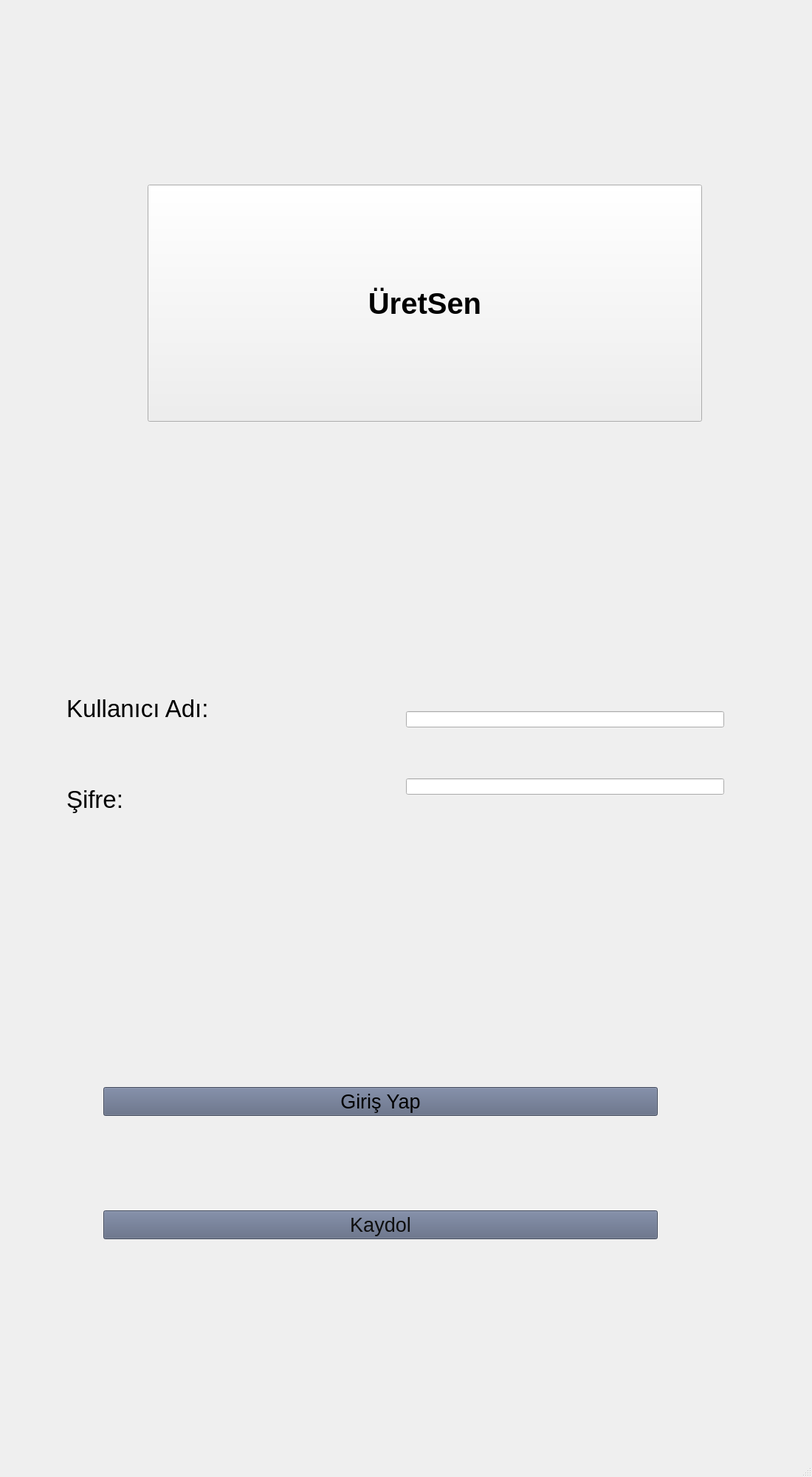
<?xml version="1.0" encoding="UTF-8"?>
<ui version="4.0">
 <class>GirisEkrani</class>
 <widget class="QMainWindow" name="GirisEkrani">
  <property name="geometry">
   <rect>
    <x>0</x>
    <y>0</y>
    <width>1100</width>
    <height>2000</height>
   </rect>
  </property>
  <property name="windowTitle">
   <string>Giriş Ekranı</string>
  </property>
  <widget class="QWidget" name="centralwidget">
   <widget class="QWidget" name="layoutWidget">
    <property name="geometry">
     <rect>
      <x>90</x>
      <y>900</y>
      <width>461</width>
      <height>241</height>
     </rect>
    </property>
    <layout class="QVBoxLayout" name="verticalLayout">
     <item>
      <widget class="QLabel" name="label">
       <property name="font">
        <font>
         <family>MS Shell Dlg 2</family>
         <pointsize>25</pointsize>
         <weight>9</weight>
         <italic>false</italic>
         <bold>false</bold>
         <underline>false</underline>
         <strikeout>false</strikeout>
        </font>
       </property>
       <property name="styleSheet">
        <string notr="true">font: 75 25pt &quot;MS Shell Dlg 2&quot;;</string>
       </property>
       <property name="text">
        <string>Kullanıcı Adı:</string>
       </property>
      </widget>
     </item>
     <item>
      <widget class="QLabel" name="label_2">
       <property name="font">
        <font>
         <family>MS Shell Dlg 2</family>
         <pointsize>25</pointsize>
         <weight>9</weight>
         <italic>false</italic>
         <bold>false</bold>
        </font>
       </property>
       <property name="styleSheet">
        <string notr="true">font: 75 25pt &quot;MS Shell Dlg 2&quot;;</string>
       </property>
       <property name="text">
        <string>Şifre:</string>
       </property>
      </widget>
     </item>
    </layout>
   </widget>
   <widget class="QPushButton" name="pushButton_3">
    <property name="geometry">
     <rect>
      <x>200</x>
      <y>250</y>
      <width>751</width>
      <height>321</height>
     </rect>
    </property>
    <property name="font">
     <font>
      <pointsize>30</pointsize>
      <weight>75</weight>
      <italic>false</italic>
      <bold>true</bold>
     </font>
    </property>
    <property name="text">
     <string>ÜretSen</string>
    </property>
    <property name="icon">
     <iconset>
      <normalon>../Project/gizem_son_dene/Yeni klasör/üretSen.jpeg</normalon>
     </iconset>
    </property>
    <property name="iconSize">
     <size>
      <width>300</width>
      <height>300</height>
     </size>
    </property>
   </widget>
   <widget class="QWidget" name="layoutWidget_2">
    <property name="geometry">
     <rect>
      <x>140</x>
      <y>1350</y>
      <width>751</width>
      <height>451</height>
     </rect>
    </property>
    <layout class="QVBoxLayout" name="verticalLayout_3">
     <item>
      <widget class="QPushButton" name="pushButton">
       <property name="font">
        <font>
         <family>MS Shell Dlg 2</family>
         <pointsize>20</pointsize>
         <weight>9</weight>
         <italic>false</italic>
         <bold>false</bold>
         <underline>false</underline>
         <strikeout>false</strikeout>
         <kerning>true</kerning>
        </font>
       </property>
       <property name="styleSheet">
        <string notr="true">background-color: rgb(90, 101, 127);
font: 75 20pt &quot;MS Shell Dlg 2&quot;;
</string>
       </property>
       <property name="text">
        <string>Giriş Yap</string>
       </property>
      </widget>
     </item>
     <item>
      <widget class="QPushButton" name="pushButton_2">
       <property name="font">
        <font>
         <family>MS Shell Dlg 2</family>
         <pointsize>20</pointsize>
         <weight>9</weight>
         <italic>false</italic>
         <bold>false</bold>
        </font>
       </property>
       <property name="styleSheet">
        <string notr="true">color: rgb(15, 15, 15);
font: 75 20pt &quot;MS Shell Dlg 2&quot;;
background-color: rgb(90, 101, 127);</string>
       </property>
       <property name="text">
        <string>Kaydol</string>
       </property>
      </widget>
     </item>
    </layout>
   </widget>
   <widget class="QWidget" name="layoutWidget_3">
    <property name="geometry">
     <rect>
      <x>550</x>
      <y>900</y>
      <width>431</width>
      <height>241</height>
     </rect>
    </property>
    <layout class="QVBoxLayout" name="verticalLayout_2">
     <item>
      <widget class="QLineEdit" name="kullanici">
       <property name="styleSheet">
        <string notr="true">font: 75 15pt &quot;MS Shell Dlg 2&quot;;</string>
       </property>
      </widget>
     </item>
     <item>
      <widget class="QLineEdit" name="sifre">
       <property name="styleSheet">
        <string notr="true">font: 75 15pt &quot;MS Shell Dlg 2&quot;;</string>
       </property>
       <property name="echoMode">
        <enum>QLineEdit::Password</enum>
       </property>
      </widget>
     </item>
    </layout>
   </widget>
   <widget class="QLabel" name="label_3">
    <property name="geometry">
     <rect>
      <x>80</x>
      <y>35</y>
      <width>421</width>
      <height>41</height>
     </rect>
    </property>
    <property name="styleSheet">
     <string notr="true">font: 75 10pt &quot;MS Shell Dlg 2&quot;;</string>
    </property>
    <property name="text">
     <string/>
    </property>
   </widget>
  </widget>
  <widget class="QStatusBar" name="statusbar"/>
  <widget class="QMenuBar" name="menubar">
   <property name="geometry">
    <rect>
     <x>0</x>
     <y>0</y>
     <width>1100</width>
     <height>21</height>
    </rect>
   </property>
   <property name="font">
    <font>
     <weight>50</weight>
     <bold>false</bold>
    </font>
   </property>
  </widget>
 </widget>
 <resources/>
 <connections/>
</ui>
